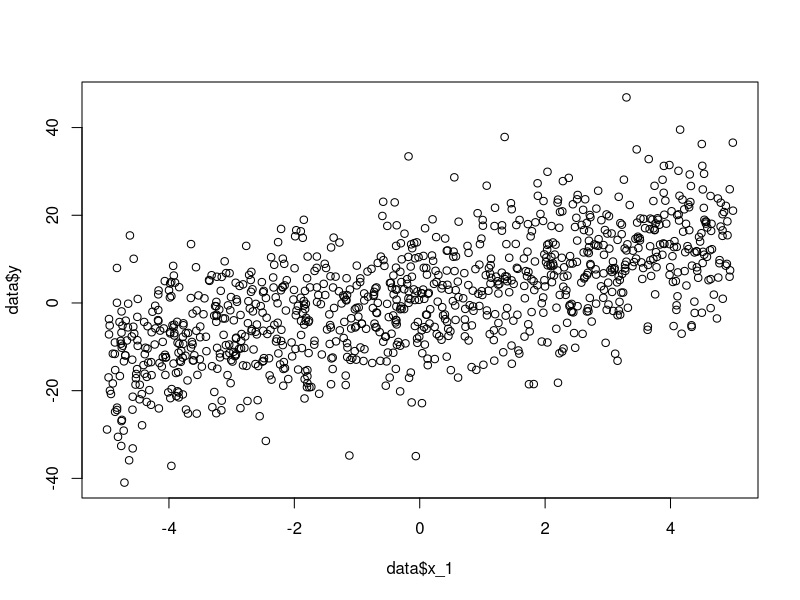

Recreate this plot in R.
# Set a seed for reproducible results
set.seed(1627)

# Intercept
b_0 <- 1

# Slope 1 == beta_1 == coefficient estimate for first covariate == effect size
b_1 <- 3

# residual standard deviation == "error term"
err_sd <- 10

# number of individuals measured
n_plants <- 1000

# measured values of the first covariate for each individual
x_1 <- runif(n = n_plants, min = -5, max = 5)

# measured response value for each individual, given the *known*
# values of the intercept, measured value of x_1, effect size of x_1, and residual error (assuming a linear combination of these things,
# like we do in linear regression)
y <- b_0 + b_1*x_1 + rnorm(n = n_plants, mean = 0, sd = err_sd)

# put in a data frame
data <- data.frame(x_1 = x_1, y = y)

# plot the data
plot(data$x_1, data$y)

# fitted model using an oridinary least squares (OLS) epistemology
fm1 <- lm(y ~ x_1, data = data)

# summary of the model
summary(fm1)

